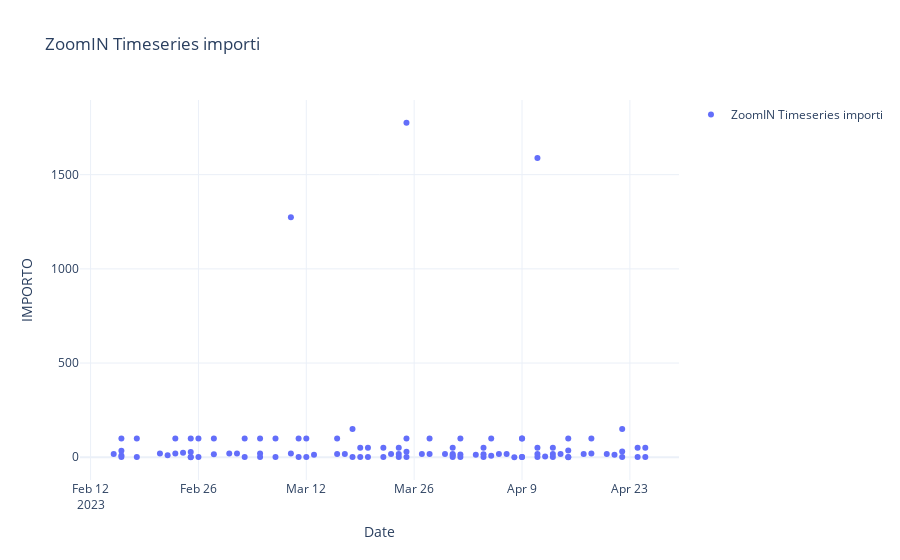

The cell this chart's notebook holds for it:
### Markdown cell above
### Gli importi da soli sono poco significativi

### Code cell
plot_in_timerange(original_df,DATA_COLUMN_NAME,"IMPORTO","ZoomIN Timeseries importi", mode='markers')
